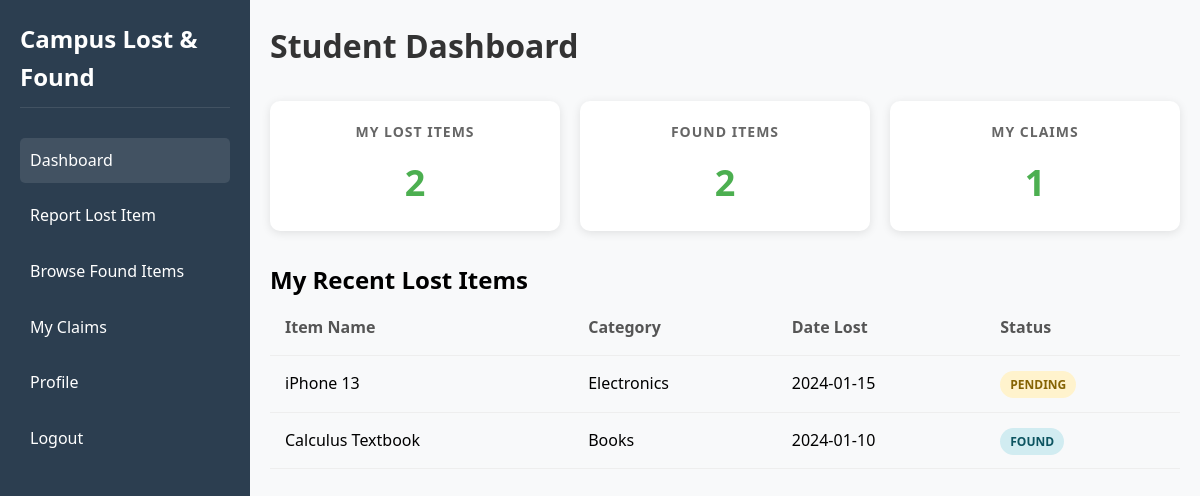
The page /student/dashboard.php (signed in) on the database its author committed.
### tables this page shows
CREATE TABLE lost_items (
    id INT PRIMARY KEY AUTO_INCREMENT,
    user_id INT,
    item_name VARCHAR(255) NOT NULL,
    category VARCHAR(100),
    description TEXT,
    location VARCHAR(255),
    date_lost DATE,
    image_path VARCHAR(255),
    status ENUM('pending', 'found', 'closed') DEFAULT 'pending',
    created_at TIMESTAMP DEFAULT CURRENT_TIMESTAMP,
    FOREIGN KEY (user_id) REFERENCES users(id) ON DELETE CASCADE
);

### student/dashboard.php (the view, shortened to what this page needs)
<?php
require_once '../config.php';
$user_id = $_SESSION['user_id'];
$lost_items = mysqli_query($conn, "SELECT COUNT(*) as count FROM lost_items WHERE user_id = $user_id");
$found_items = mysqli_query($conn, "SELECT COUNT(*) as count FROM found_items");
$my_claims = mysqli_query($conn, "SELECT COUNT(*) as count FROM claims WHERE user_id = $user_id");
$lost_count = mysqli_fetch_assoc($lost_items)['count'];
$found_count = mysqli_fetch_assoc($found_items)['count'];
$claims_count = mysqli_fetch_assoc($my_claims)['count'];
?>
<!DOCTYPE html>
<html lang="en">
<head>
    <link rel="stylesheet" href="../assets/css/style.css">
</head>
<body>
    <div class="dashboard-container">
        <div class="sidebar">
            <h2>Campus Lost & Found</h2>
            <nav>
                <ul>
                    <li class="active"><a href="dashboard.php">Dashboard</a></li>
                    <li><a href="report_lost.php">Report Lost Item</a></li>
                    <li><a href="browse_found.php">Browse Found Items</a></li>
                    <li><a href="claim_item.php">My Claims</a></li>
                    <li><a href="../profile.php">Profile</a></li>
                    <li><a href="../logout.php">Logout</a></li>
                </ul>
            </nav>
        </div>
        <div class="main-content">
            <div class="header">
                <h1>Student Dashboard</h1>
            </div>
            <div class="stats-cards">
                <div class="card">
                    <h3>My Lost Items</h3>
                    <p class="count"><?php echo $lost_count; ?></p>
                </div>
                <div class="card">
                    <h3>Found Items</h3>
                    <p class="count"><?php echo $found_count; ?></p>
                </div>
                <div class="card">
                    <h3>My Claims</h3>
                    <p class="count"><?php echo $claims_count; ?></p>
                </div>
            </div>
            <div class="section">
                <h2>My Recent Lost Items</h2>
                <?php
                $recent_lost = mysqli_query($conn,
                    "SELECT * FROM lost_items WHERE user_id = $user_id ORDER BY created_at DESC LIMIT 5");
                if (mysqli_num_rows($recent_lost) > 0) {
                    echo '<div class="table-responsive">';
                    echo '<table>';
                    echo '<tr><th>Item Name</th><th>Category</th><th>Date Lost</th><th>Status</th></tr>';
                    while($item = mysqli_fetch_assoc($recent_lost)) {
                        echo '<tr>';
                        echo '<td>' . $item['item_name'] . '</td>';
                        echo '<td>' . $item['category'] . '</td>';
                        echo '<td>' . $item['date_lost'] . '</td>';
                        echo '<td><span class="status ' . $item['status'] . '">' . $item['status'] . '</span></td>';
                        echo '</tr>';
                    }
                    echo '</table>';
                    echo '</div>';
                } else {
                    echo '<p>No lost items reported yet.</p>';
                }
                ?>
            </div>
        </div>
    </div>
</body>
</html>

### assets/css/style.css (style rules this page uses)
* { margin: 0; padding: 0; box-sizing: border-box; }
body { font-family: 'Segoe UI', Tahoma, Geneva, Verdana, sans-serif; line-height: 1.6; background-color: #f5f5f5; }
.dashboard-container { display: flex; min-height: 100vh; }
.sidebar { width: 250px; background: #2c3e50; color: white; padding: 20px; }
.sidebar h2 { margin-bottom: 30px; padding-bottom: 10px; border-bottom: 1px solid rgba(255,255,255,0.1); }
.sidebar nav ul { list-style: none; }
.sidebar nav ul li { margin-bottom: 10px; }
.sidebar nav ul li a { color: white; text-decoration: none; display: block; padding: 10px; border-radius: 5px; transition: all 0.3s ease; }
.sidebar nav ul li a:hover, .sidebar nav ul li.active a { background: rgba(255,255,255,0.1); }
.main-content { flex: 1; padding: 20px; background: #f8f9fa; }
.header { margin-bottom: 30px; }
.header h1 { color: #333; }
.stats-cards { display: grid; grid-template-columns: repeat(auto-fit, minmax(200px, 1fr)); gap: 20px; margin-bottom: 30px; }
.card { background: white; padding: 20px; border-radius: 10px; box-shadow: 0 2px 10px rgba(0,0,0,0.1); text-align: center; }
.card h3 { color: #666; font-size: 14px; text-transform: uppercase; letter-spacing: 1px; margin-bottom: 10px; }
.card .count { font-size: 36px; font-weight: bold; color: #4CAF50; }
table { width: 100%; border-collapse: collapse; }
table th, table td { padding: 15px; text-align: left; border-bottom: 1px solid #eee; }
table th { background: #f8f9fa; font-weight: 600; color: #555; }
.status { padding: 5px 10px; border-radius: 20px; font-size: 12px; font-weight: 600; text-transform: uppercase; }
.status.pending { background: #fff3cd; color: #856404; }
.status.found, .status.claimed { background: #d1ecf1; color: #0c5460; }

### rows shown on the page
lost_items: item_name "iPhone 13", category "Electronics", date_lost "2024-01-15", status "PENDING"
lost_items: item_name "Calculus Textbook", category "Books", date_lost "2024-01-10", status "FOUND"

### other values the page prints
$lost_count "2"
$found_count "2"
$claims_count "1"
